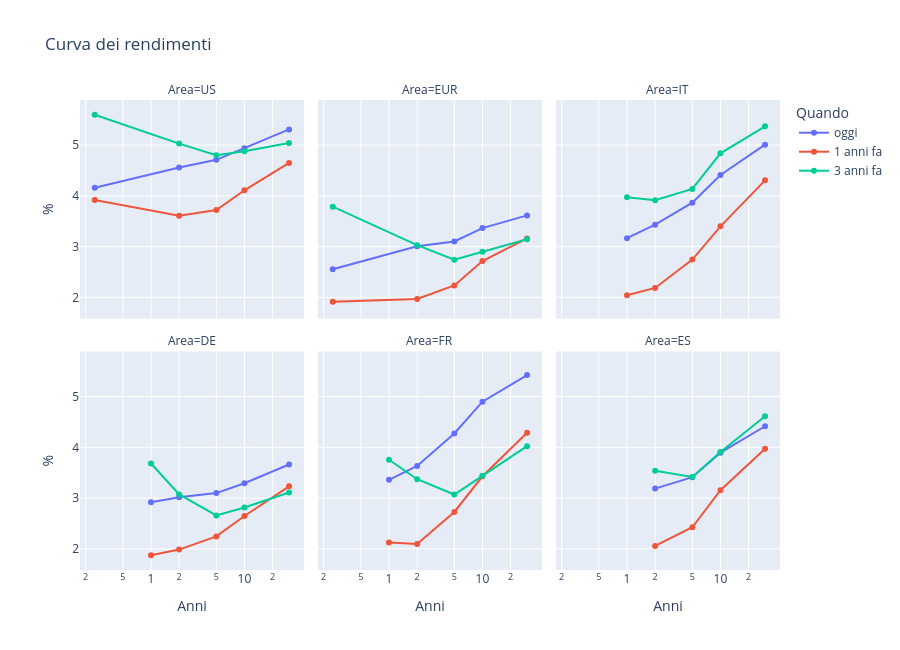

The code cell stored with this chart in its notebook:
### Markdown cell above
## Curva dei rendimenti: oggi, 1 anno fa, 3 anni fa
Asse in anni alla scadenza (scala logaritmica).

### Code cell
anni = lambda k: int(k[:-1]) / (12 if k[-1] == "M" else 1)  # '3M' -> 0.25, '10Y' -> 10
curve = []
for area in ("US", "EUR", "IT", "DE", "FR", "ES"):
    cols = [c for c in df if c.startswith(area + " ") and c.split()[1][:-1].isdigit()]  # 'IT 10Y' sì, 'US IG spread' no
    s = df[cols].dropna()
    for quando in (0, 1, 3):
        r = s.asof(s.index[-1] - pd.DateOffset(years=quando))
        curve += [{"Area": area, "Quando": f"{quando} anni fa" if quando else "oggi", "Anni": anni(c.split()[1]), "%": r[c]}
                  for c in cols]
px.line(pd.DataFrame(curve), x="Anni", y="%", color="Quando", facet_col="Area", facet_col_wrap=3, markers=True,
        log_x=True, height=650, title="Curva dei rendimenti").show()

### Figure 1 — Plotly figure (JSON) as saved in the notebook; plotly's stock layout.template omitted (floating-point values rounded to 4 significant figures)
{"data": [{"hovertemplate": "Quando=oggi<br>Area=US<br>Anni=%{x}<br>%=%{y}<extra></extra>", "legendgroup": "oggi", "line": {"color": "#636efa", "dash": "solid"}, "marker": {"symbol": "circle"}, "mode": "lines+markers", "name": "oggi", "orientation": "v", "showlegend": true, "type": "scatter", "x": [0.25, 2.0, 5.0, 10.0, 30.0], "xaxis": "x4", "y": [4.16, 4.56, 4.71, 4.94, 5.31], "yaxis": "y4"}, {"hovertemplate": "Quando=oggi<br>Area=EUR<br>Anni=%{x}<br>%=%{y}<extra></extra>", "legendgroup": "oggi", "line": {"color": "#636efa", "dash": "solid"}, "marker": {"symbol": "circle"}, "mode": "lines+markers", "name": "oggi", "orientation": "v", "showlegend": false, "type": "scatter", "x": [0.25, 2.0, 5.0, 10.0, 30.0], "xaxis": "x5", "y": [2.556, 3.005, 3.101, 3.365, 3.615], "yaxis": "y5"}, {"hovertemplate": "Quando=oggi<br>Area=IT<br>Anni=%{x}<br>%=%{y}<extra></extra>", "legendgroup": "oggi", "line": {"color": "#636efa", "dash": "solid"}, "marker": {"symbol": "circle"}, "mode": "lines+markers", "name": "oggi", "orientation": "v", "showlegend": false, "type": "scatter", "x": [1.0, 2.0, 5.0, 10.0, 30.0], "xaxis": "x6", "y": [3.166, 3.432, 3.865, 4.411, 5.008], "yaxis": "y6"}, {"hovertemplate": "Quando=oggi<br>Area=DE<br>Anni=%{x}<br>%=%{y}<extra></extra>", "legendgroup": "oggi", "line": {"color": "#636efa", "dash": "solid"}, "marker": {"symbol": "circle"}, "mode": "lines+markers", "name": "oggi", "orientation": "v", "showlegend": false, "type": "scatter", "x": [1.0, 2.0, 5.0, 10.0, 30.0], "xaxis": "x", "y": [2.919, 3.017, 3.098, 3.292, 3.662], "yaxis": "y"}, {"hovertemplate": "Quando=oggi<br>Area=FR<br>Anni=%{x}<br>%=%{y}<extra></extra>", "legendgroup": "oggi", "line": {"color": "#636efa", "dash": "solid"}, "marker": {"symbol": "circle"}, "mode": "lines+markers", "name": "oggi", "orientation": "v", "showlegend": false, "type": "scatter", "x": [1.0, 2.0, 5.0, 10.0, 30.0], "xaxis": "x2", "y": [3.359, 3.634, 4.274, 4.899, 5.423], "yaxis": "y2"}, {"hovertemplate": "Quando=oggi<br>Area=ES<br>Anni=%{x}<br>%=%{y}<extra></extra>", "legendgroup": "oggi", "line": {"color": "#636efa", "dash": "solid"}, "marker": {"symbol": "circle"}, "mode": "lines+markers", "name": "oggi", "orientation": "v", "showlegend": false, "type": "scatter", "x": [2.0, 5.0, 10.0, 30.0], "xaxis": "x3", "y": [3.186, 3.412, 3.895, 4.415], "yaxis": "y3"}, {"hovertemplate": "Quando=1 anni fa<br>Area=US<br>Anni=%{x}<br>%=%{y}<extra></extra>", "legendgroup": "1 anni fa", "line": {"color": "#EF553B", "dash": "solid"}, "marker": {"symbol": "circle"}, "mode": "lines+markers", "name": "1 anni fa", "orientation": "v", "showlegend": true, "type": "scatter", "x": [0.25, 2.0, 5.0, 10.0, 30.0], "xaxis": "x4", "y": [3.92, 3.61, 3.72, 4.11, 4.65], "yaxis": "y4"}, {"hovertemplate": "Quando=1 anni fa<br>Area=EUR<br>Anni=%{x}<br>%=%{y}<extra></extra>", "legendgroup": "1 anni fa", "line": {"color": "#EF553B", "dash": "solid"}, "marker": {"symbol": "circle"}, "mode": "lines+markers", "name": "1 anni fa", "orientation": "v", "showlegend": false, "type": "scatter", "x": [0.25, 2.0, 5.0, 10.0, 30.0], "xaxis": "x5", "y": [1.913, 1.967, 2.235, 2.716, 3.162], "yaxis": "y5"}, {"hovertemplate": "Quando=1 anni fa<br>Area=IT<br>Anni=%{x}<br>%=%{y}<extra></extra>", "legendgroup": "1 anni fa", "line": {"color": "#EF553B", "dash": "solid"}, "marker": {"symbol": "circle"}, "mode": "lines+markers", "name": "1 anni fa", "orientation": "v", "showlegend": false, "type": "scatter", "x": [1.0, 2.0, 5.0, 10.0, 30.0], "xaxis": "x6", "y": [2.042, 2.185, 2.745, 3.399, 4.306], "yaxis": "y6"}, {"hovertemplate": "Quando=1 anni fa<br>Area=DE<br>Anni=%{x}<br>%=%{y}<extra></extra>", "legendgroup": "1 anni fa", "line": {"color": "#EF553B", "dash": "solid"}, "marker": {"symbol": "circle"}, "mode": "lines+markers", "name": "1 anni fa", "orientation": "v", "showlegend": false, "type": "scatter", "x": [1.0, 2.0, 5.0, 10.0, 30.0], "xaxis": "x", "y": [1.872, 1.984, 2.244, 2.647, 3.232], "yaxis": "y"}, {"hovertemplate": "Quando=1 anni fa<br>Area=FR<br>Anni=%{x}<br>%=%{y}<extra></extra>", "legendgroup": "1 anni fa", "line": {"color": "#EF553B", "dash": "solid"}, "marker": {"symbol": "circle"}, "mode": "lines+markers", "name": "1 anni fa", "orientation": "v", "showlegend": false, "type": "scatter", "x": [1.0, 2.0, 5.0, 10.0, 30.0], "xaxis": "x2", "y": [2.127, 2.093, 2.727, 3.43, 4.287], "yaxis": "y2"}, {"hovertemplate": "Quando=1 anni fa<br>Area=ES<br>Anni=%{x}<br>%=%{y}<extra></extra>", "legendgroup": "1 anni fa", "line": {"color": "#EF553B", "dash": "solid"}, "marker": {"symbol": "circle"}, "mode": "lines+markers", "name": "1 anni fa", "orientation": "v", "showlegend": false, "type": "scatter", "x": [2.0, 5.0, 10.0, 30.0], "xaxis": "x3", "y": [2.056, 2.425, 3.154, 3.973], "yaxis": "y3"}, {"hovertemplate": "Quando=3 anni fa<br>Area=US<br>Anni=%{x}<br>%=%{y}<extra></extra>", "legendgroup": "3 anni fa", "line": {"color": "#00cc96", "dash": "solid"}, "marker": {"symbol": "circle"}, "mode": "lines+markers", "name": "3 anni fa", "orientation": "v", "showlegend": true, "type": "scatter", "x": [0.25, 2.0, 5.0, 10.0, 30.0], "xaxis": "x4", "y": [5.6, 5.03, 4.8, 4.88, 5.04], "yaxis": "y4"}, {"hovertemplate": "Quando=3 anni fa<br>Area=EUR<br>Anni=%{x}<br>%=%{y}<extra></extra>", "legendgroup": "3 anni fa", "line": {"color": "#00cc96", "dash": "solid"}, "marker": {"symbol": "circle"}, "mode": "lines+markers", "name": "3 anni fa", "orientation": "v", "showlegend": false, "type": "scatter", "x": [0.25, 2.0, 5.0, 10.0, 30.0], "xaxis": "x5", "y": [3.787, 3.029, 2.741, 2.901, 3.147], "yaxis": "y5"}, {"hovertemplate": "Quando=3 anni fa<br>Area=IT<br>Anni=%{x}<br>%=%{y}<extra></extra>", "legendgroup": "3 anni fa", "line": {"color": "#00cc96", "dash": "solid"}, "marker": {"symbol": "circle"}, "mode": "lines+markers", "name": "3 anni fa", "orientation": "v", "showlegend": false, "type": "scatter", "x": [1.0, 2.0, 5.0, 10.0, 30.0], "xaxis": "x6", "y": [3.975, 3.915, 4.136, 4.839, 5.371], "yaxis": "y6"}, {"hovertemplate": "Quando=3 anni fa<br>Area=DE<br>Anni=%{x}<br>%=%{y}<extra></extra>", "legendgroup": "3 anni fa", "line": {"color": "#00cc96", "dash": "solid"}, "marker": {"symbol": "circle"}, "mode": "lines+markers", "name": "3 anni fa", "orientation": "v", "showlegend": false, "type": "scatter", "x": [1.0, 2.0, 5.0, 10.0, 30.0], "xaxis": "x", "y": [3.681, 3.071, 2.658, 2.814, 3.111], "yaxis": "y"}, {"hovertemplate": "Quando=3 anni fa<br>Area=FR<br>Anni=%{x}<br>%=%{y}<extra></extra>", "legendgroup": "3 anni fa", "line": {"color": "#00cc96", "dash": "solid"}, "marker": {"symbol": "circle"}, "mode": "lines+markers", "name": "3 anni fa", "orientation": "v", "showlegend": false, "type": "scatter", "x": [1.0, 2.0, 5.0, 10.0, 30.0], "xaxis": "x2", "y": [3.754, 3.371, 3.069, 3.44, 4.023], "yaxis": "y2"}, {"hovertemplate": "Quando=3 anni fa<br>Area=ES<br>Anni=%{x}<br>%=%{y}<extra></extra>", "legendgroup": "3 anni fa", "line": {"color": "#00cc96", "dash": "solid"}, "marker": {"symbol": "circle"}, "mode": "lines+markers", "name": "3 anni fa", "orientation": "v", "showlegend": false, "type": "scatter", "x": [2.0, 5.0, 10.0, 30.0], "xaxis": "x3", "y": [3.538, 3.416, 3.909, 4.612], "yaxis": "y3"}], "layout": {"annotations": [{"font": {}, "showarrow": false, "text": "Area=DE", "x": 0.16, "xanchor": "center", "xref": "paper", "y": 0.465, "yanchor": "bottom", "yref": "paper"}, {"font": {}, "showarrow": false, "text": "Area=FR", "x": 0.5, "xanchor": "center", "xref": "paper", "y": 0.465, "yanchor": "bottom", "yref": "paper"}, {"font": {}, "showarrow": false, "text": "Area=ES", "x": 0.84, "xanchor": "center", "xref": "paper", "y": 0.465, "yanchor": "bottom", "yref": "paper"}, {"font": {}, "showarrow": false, "text": "Area=US", "x": 0.16, "xanchor": "center", "xref": "paper", "y": 1.0, "yanchor": "bottom", "yref": "paper"}, {"font": {}, "showarrow": false, "text": "Area=EUR", "x": 0.5, "xanchor": "center", "xref": "paper", "y": 1.0, "yanchor": "bottom", "yref": "paper"}, {"font": {}, "showarrow": false, "text": "Area=IT", "x": 0.84, "xanchor": "center", "xref": "paper", "y": 1.0, "yanchor": "bottom", "yref": "paper"}], "height": 650, "legend": {"title": {"text": "Quando"}, "tracegroupgap": 0}, "title": {"text": "Curva dei rendimenti"}, "xaxis": {"anchor": "y", "domain": [0.0, 0.32], "title": {"text": "Anni"}, "type": "log"}, "xaxis2": {"anchor": "y2", "domain": [0.34, 0.66], "matches": "x", "title": {"text": "Anni"}, "type": "log"}, "xaxis3": {"anchor": "y3", "domain": [0.68, 1.0], "matches": "x", "title": {"text": "Anni"}, "type": "log"}, "xaxis4": {"anchor": "y4", "domain": [0.0, 0.32], "matches": "x", "showticklabels": false, "type": "log"}, "xaxis5": {"anchor": "y5", "domain": [0.34, 0.66], "matches": "x", "showticklabels": false, "type": "log"}, "xaxis6": {"anchor": "y6", "domain": [0.68, 1.0], "matches": "x", "showticklabels": false, "type": "log"}, "yaxis": {"anchor": "x", "domain": [0.0, 0.465], "title": {"text": "%"}}, "yaxis2": {"anchor": "x2", "domain": [0.0, 0.465], "matches": "y", "showticklabels": false}, "yaxis3": {"anchor": "x3", "domain": [0.0, 0.465], "matches": "y", "showticklabels": false}, "yaxis4": {"anchor": "x4", "domain": [0.535, 1.0], "matches": "y", "title": {"text": "%"}}, "yaxis5": {"anchor": "x5", "domain": [0.535, 1.0], "matches": "y", "showticklabels": false}, "yaxis6": {"anchor": "x6", "domain": [0.535, 1.0], "matches": "y", "showticklabels": false}}}
